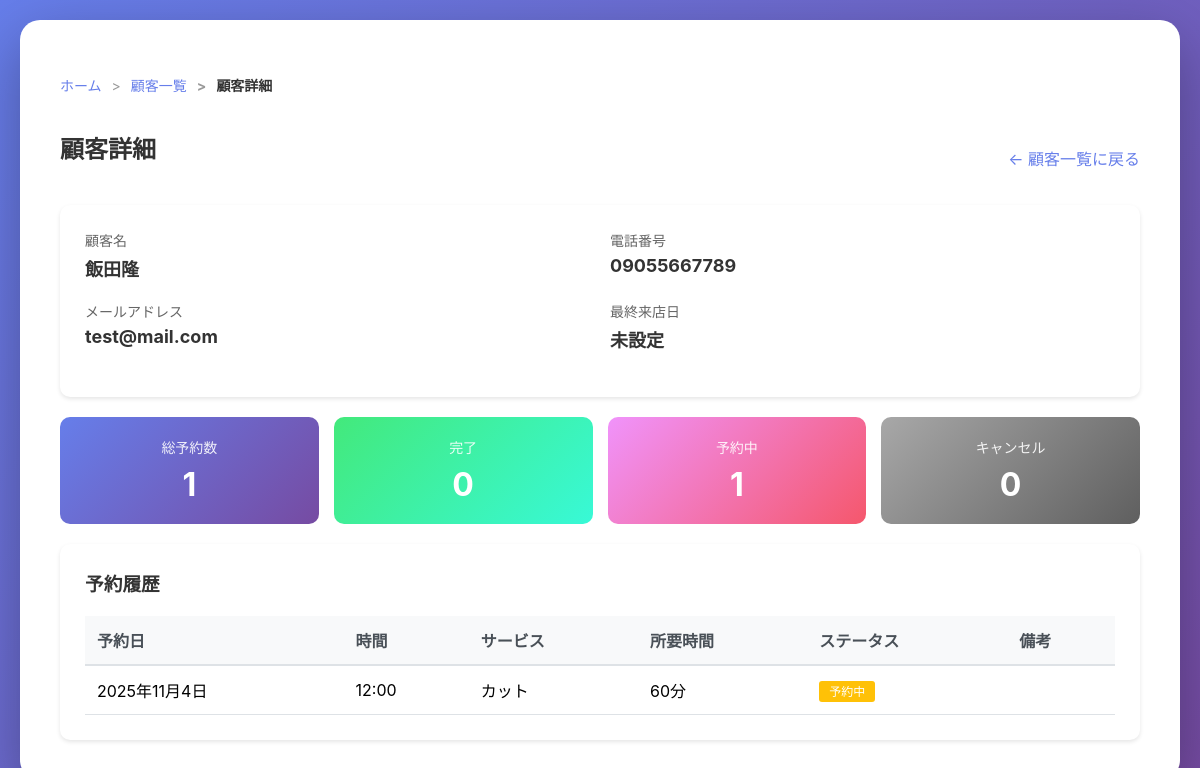
The page /customers/7/ (signed in) on the database as committed earlier.
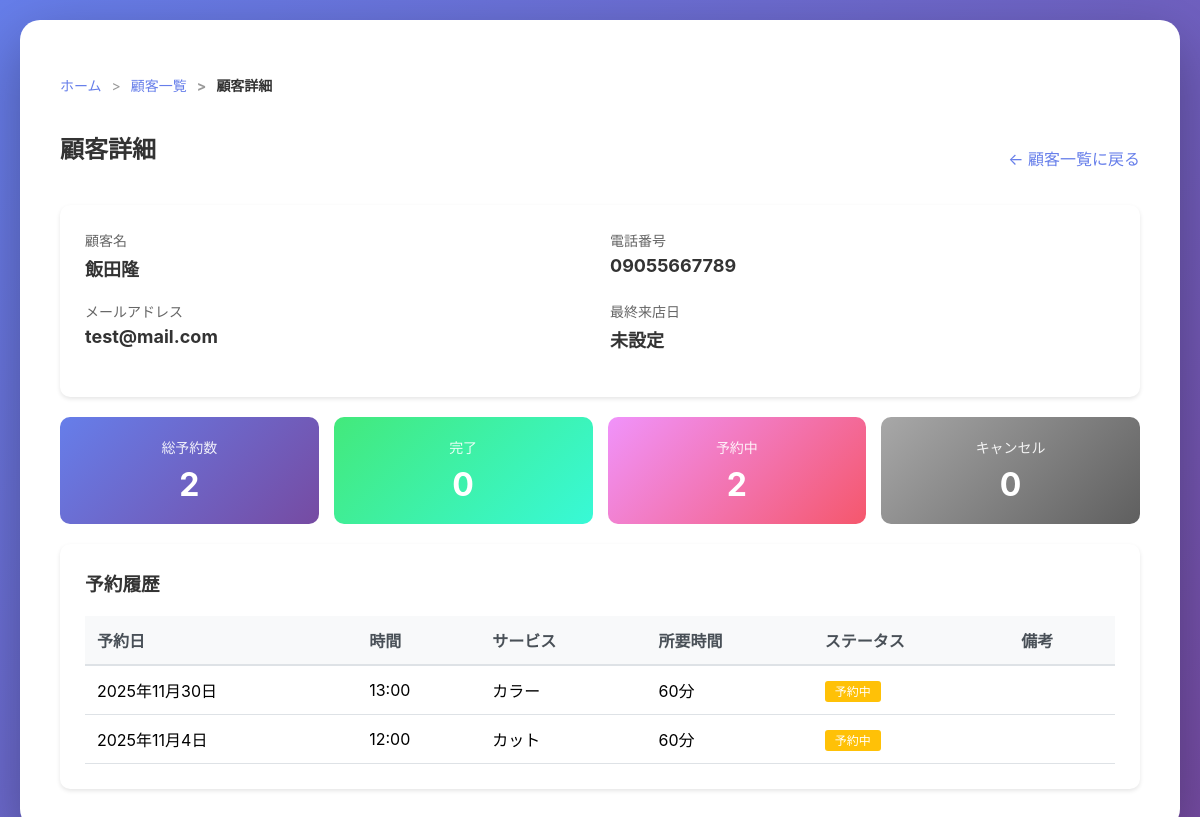
The same page on the database as committed later.
### main/models.py (models this page shows, shortened)
class Reservation(models.Model):
    STATUS_CHOICES = [
        ('pending', '予約中'),
        ('completed', '完了'),
        ('cancelled', 'キャンセル'),
    ]
    user = models.ForeignKey(Customer, on_delete=models.SET_NULL, null=True, blank=True, verbose_name="顧客")
    reservation_date = models.DateField(verbose_name="予約日")
    reservation_time = models.TimeField(verbose_name="予約時間")
    status = models.CharField(max_length=20, choices=STATUS_CHOICES, default='pending', verbose_name="ステータス")
    guest_name = models.CharField(max_length=100, blank=True, verbose_name="ゲスト名")
    guest_email = models.EmailField(blank=True, verbose_name="ゲストメール")
    notes = models.TextField(blank=True, verbose_name="備考")
    created_at = models.DateTimeField(auto_now_add=True, verbose_name="作成日時")
    updated_at = models.DateTimeField(auto_now=True, verbose_name="更新日時")
    class Meta:
        verbose_name = "予約"
        verbose_name_plural = "予約"

### main/views.py (the view)
# urls.py: path('customers/<int:pk>/', views.customer_detail, name='customer_detail'),
@login_required(login_url='login')
def customer_detail(request, pk):
    try:
        customer = Customer.objects.get(pk=pk)
    except Customer.DoesNotExist:
        messages.error(request, '顧客が見つかりません')
        return redirect('customer_list')
    reservations = Reservation.objects.filter(customer=customer).order_by('-reservation_date', '-reservation_time')
    total_reservations = reservations.count()
    completed_reservations = reservations.filter(status='completed').count()
    pending_reservations = reservations.filter(status='pending').count()
    cancelled_reservations = reservations.filter(status='cancelled').count()
    profile = get_user_permissions(request.user)
    return render(request, 'main/customer_detail.html', {
        'customer': customer,
        'reservations': reservations,
        'total_reservations': total_reservations,
        'completed_reservations': completed_reservations,
        'pending_reservations': pending_reservations,
        'cancelled_reservations': cancelled_reservations,
        'can_edit': profile.can_edit_customer if profile else False,
        'can_delete': profile.can_delete_customer if profile else False,
    })

### main/views.py (called while the page is built)
def get_user_permissions(user):
    try:
        admin = Administrator.objects.get(user=user)
        profile, created = UserProfile.objects.get_or_create(user=admin)
        return profile
    except Administrator.DoesNotExist:
        return None

### main/templates/main/customer_detail.html (shortened to what the changed rows need)
{% extends 'main/base.html' %}
{% block content %}
<div style="display: flex; justify-content: space-between; align-items: center; margin-bottom: 20px;">
    <h2>顧客詳細</h2>
</div>
<div style="display: grid; grid-template-columns: repeat(4, 1fr); gap: 15px; margin-bottom: 20px;">
    <div style="background: linear-gradient(135deg, #667eea 0%, #764ba2 100%); padding: 20px; border-radius: 10px; color: white; text-align: center;">
        <div style="font-size: 14px; opacity: 0.9; margin-bottom: 8px;">総予約数</div>
        <div style="font-size: 32px; font-weight: bold;">{{ total_reservations }}</div>
    </div>
    <div style="background: linear-gradient(135deg, #f093fb 0%, #f5576c 100%); padding: 20px; border-radius: 10px; color: white; text-align: center;">
        <div style="font-size: 14px; opacity: 0.9; margin-bottom: 8px;">予約中</div>
        <div style="font-size: 32px; font-weight: bold;">{{ pending_reservations }}</div>
    </div>
</div>
<div style="background: white; padding: 25px; border-radius: 10px; box-shadow: 0 2px 4px rgba(0,0,0,0.1);">
    {% if reservations %}
    <div style="overflow-x: auto;">
        <table style="width: 100%; border-collapse: collapse;">
            <thead>
                <tr style="background: #f8f9fa; border-bottom: 2px solid #dee2e6;">
                    <th style="padding: 12px; text-align: left; font-weight: bold; color: #495057;">予約日</th>
                    <th style="padding: 12px; text-align: left; font-weight: bold; color: #495057;">時間</th>
                    <th style="padding: 12px; text-align: left; font-weight: bold; color: #495057;">サービス</th>
                    <th style="padding: 12px; text-align: left; font-weight: bold; color: #495057;">所要時間</th>
                    <th style="padding: 12px; text-align: left; font-weight: bold; color: #495057;">ステータス</th>
                    <th style="padding: 12px; text-align: left; font-weight: bold; color: #495057;">備考</th>
                </tr>
            </thead>
            <tbody>
                {% for reservation in reservations %}
                <tr style="border-bottom: 1px solid #dee2e6;">
                    <td style="padding: 12px;">{{ reservation.reservation_date }}</td>
                    <td style="padding: 12px;">{{ reservation.reservation_time }}</td>
                    <td style="padding: 12px;">{{ reservation.service }}</td>
                    <td style="padding: 12px;">{{ reservation.duration }}分</td>
                    <td style="padding: 12px;">
                        {% if reservation.status == 'pending' %}
                            <span style="background: #ffc107; color: white; padding: 3px 10px; border-radius: 3px; font-size: 12px;">予約中</span>
                        {% elif reservation.status == 'completed' %}
                            <span style="background: #28a745; color: white; padding: 3px 10px; border-radius: 3px; font-size: 12px;">完了</span>
                        {% else %}
                            <span style="background: #6c757d; color: white; padding: 3px 10px; border-radius: 3px; font-size: 12px;">キャンセル</span>
                        {% endif %}
                    </td>
                    <td style="padding: 12px; color: #666; font-size: 14px;">{{ reservation.memo|truncatewords:10 }}</td>
                </tr>
                {% endfor %}
            </tbody>
        </table>
    </div>
    {% else %}
    <p style="text-align: center; color: #999; padding: 40px 0;">予約履歴がありません</p>
    {% endif %}
</div>
{% endblock %}

Rows that differ between the two databases and show on the page:
added Reservation: reservation_date "2025年11月30日", reservation_time "13:00", service "カラー", duration "60", status "予約中"
Other text that changed with them:
{{ total_reservations }}: "1" → "2"
{{ pending_reservations }}: "1" → "2"
